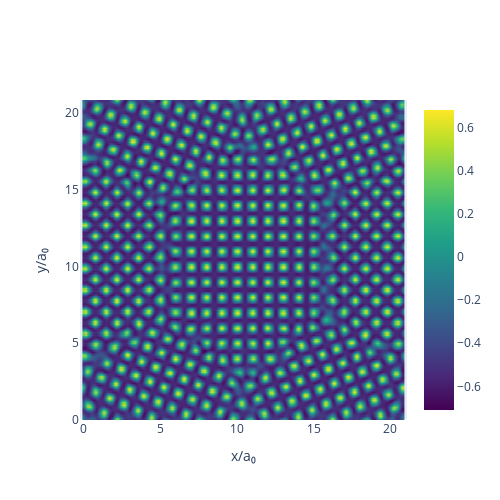

The notebook cell this image was saved under:
### Code cell
pfc = cf.PhaseFieldCrystal2DSquare(21,21)
pfc.plot_lib='plotly'

pfc.conf_create_polycrystal(type='four_grain')
pfc.plot_field(pfc.psi)

### Figure 1 — Plotly figure (JSON) as saved in the notebook; plotly's stock layout.template omitted (floating-point values rounded to 4 significant figures; data arrays with more than 128 entries replaced by an {"elided": "..."} marker saying what was removed)
{"data": [{"colorscale": [[0, "#440154"], [0.1111, "#482878"], [0.2222, "#3e4989"], [0.3333, "#31688e"], [0.4444, "#26828e"], [0.5556, "#1f9e89"], [0.6667, "#35b779"], [0.7778, "#6ece58"], [0.8889, "#b5de2b"], [1, "#fde725"]], "hovertemplate": "x: %{x:.2f} a₀<br>y: %{y:.2f} a₀<br> field: %{z:.2f}", "name": "", "type": "heatmap", "x": {"elided": "21609 float values"}, "y": {"elided": "21609 float values"}, "z": {"elided": "21609 float values"}, "zmax": 0.6829, "zmin": -0.7098, "zsmooth": "best"}], "layout": {"height": 500, "width": 500, "xaxis": {"range": [0, 20.86], "scaleanchor": "y", "scaleratio": 1, "showgrid": false, "title": {"text": "x/a₀"}}, "yaxis": {"range": [0, 20.86], "scaleanchor": "x", "scaleratio": 1, "showgrid": false, "title": {"text": "y/a₀"}}}}
